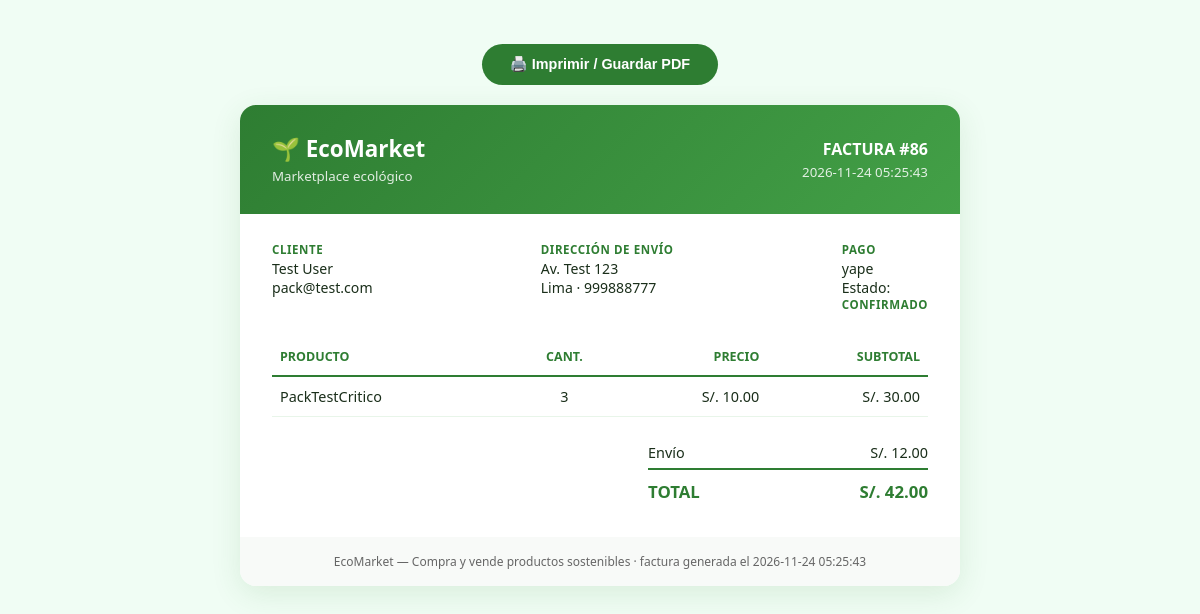
/factura/86 (signed in), run on the app's committed database.
### tables this page shows
CREATE TABLE pedidos (
            id INTEGER PRIMARY KEY AUTOINCREMENT,
            usuario_id INTEGER,
            nombre TEXT NOT NULL,
            email TEXT NOT NULL,
            direccion TEXT NOT NULL,
            total REAL NOT NULL,
            estado TEXT DEFAULT 'confirmado',
            metodo_pago TEXT DEFAULT '',
            created_at TIMESTAMP DEFAULT CURRENT_TIMESTAMP, lat REAL, lon REAL, ciudad TEXT DEFAULT "", telefono TEXT DEFAULT "", envio REAL DEFAULT 0, descuento REAL DEFAULT 0, regalo_mensaje TEXT DEFAULT "", token_rastreo TEXT DEFAULT "",
            FOREIGN KEY (usuario_id) REFERENCES usuarios(id) ON DELETE SET NULL
        );

CREATE TABLE pedido_items (
            id INTEGER PRIMARY KEY AUTOINCREMENT,
            pedido_id INTEGER NOT NULL,
            producto_id INTEGER,
            nombre TEXT NOT NULL,
            precio REAL NOT NULL,
            cantidad INTEGER DEFAULT 1,
            FOREIGN KEY (pedido_id) REFERENCES pedidos(id) ON DELETE CASCADE
        );

### app.py (the view)
@app.route('/factura/<int:pedido_id>')
@login_required
def factura_pedido(pedido_id):
    conn = get_db()
    p = conn.execute('SELECT * FROM pedidos WHERE id=? AND usuario_id=?',
                     (pedido_id, session['usuario_id'])).fetchone()
    if not p:
        conn.close()
        flash('Pedido no encontrado.', 'danger')
        return redirect(url_for('perfil'))
    items = conn.execute('SELECT nombre, cantidad, precio FROM pedido_items WHERE pedido_id=?',
                         (pedido_id,)).fetchall()
    u = conn.execute('SELECT nombre FROM usuarios WHERE id=?', (session['usuario_id'],)).fetchone()
    conn.close()
    return render_template('factura.html', pedido=dict(p), items=[dict(i) for i in items],
                           usuario=dict(u) if u else {})

### app.py (called while the page is built)
@app.context_processor
def inject_globals():
    no_leidas = 0
    if session.get('usuario_id'):
        try:
            conn = get_db()
            no_leidas = conn.execute(
                'SELECT COUNT(*) FROM notificaciones WHERE usuario_id = ? AND leida = 0',
                (session['usuario_id'],)
            ).fetchone()[0]
            conn.close()
        except Exception:
            pass
    return {
        'google_client_id': os.environ.get('GOOGLE_CLIENT_ID', ''),
        'SITIO_NOMBRE': 'EcoMarket',
        'ANIO_ACTUAL': datetime.now().year,
        'notificaciones_no_leidas': no_leidas,
    }

@app.after_request
def set_security_headers(resp):
    resp.headers['X-Content-Type-Options'] = 'nosniff'
    resp.headers['X-Frame-Options'] = 'SAMEORIGIN'
    resp.headers['Referrer-Policy'] = 'strict-origin-when-cross-origin'
    return resp

@app.context_processor
def inject_csrf_token():
    def csrf_token():
        if '_csrf_token' not in session:
            session['_csrf_token'] = secrets.token_hex(32)
        return session['_csrf_token']
    return {'csrf_token': csrf_token}

@app.before_request
def csrf_protect():
    if request.method == 'POST' and request.form:
        token = session.get('_csrf_token', '')
        sent = request.form.get('csrf_token', '')
        if not token or not sent or not hmac.compare_digest(token, sent):
            flash('Error de seguridad (CSRF). Vuelve a intentarlo.', 'danger')
            return redirect(request.referrer or url_for('index'))

@app.before_request
def modo_mantenimiento():
    if request.endpoint in (None, 'static'):
        return None
    path = request.path
    if path.startswith(('/static/', '/api/health')) or path in ('/login', '/logout', '/admin', '/mantenimiento'):
        return None
    try:
        conn = get_db()
        row = conn.execute("SELECT valor FROM ajustes WHERE clave='mantenimiento'").fetchone()
        conn.close()
        if row and row['valor'] == '1' and session.get('rol') != 'admin':
            if request.method == 'GET':
                return render_template('mantenimiento.html'), 503
            return jsonify({'error': 'Modo mantenimiento'}), 503
    except sqlite3.Error:
        pass
    return None

def get_db():
    conn = sqlite3.connect(DB_PATH)
    conn.row_factory = sqlite3.Row
    conn.execute("PRAGMA foreign_keys = ON")
    conn.execute("PRAGMA journal_mode=WAL")
    conn.execute("PRAGMA cache_size=-8000")
    return conn

### templates/factura.html (shortened to what this page needs)
<!DOCTYPE html>
<html lang="es">
<head>
</head>
<body>
<div class="acciones">
  <button class="btn" onclick="window.print()">🖨️ Imprimir / Guardar PDF</button>
</div>
<div class="factura">
  <div class="header">
    <div>
      <h1>🌱 EcoMarket</h1>
      <small>Marketplace ecológico</small>
    </div>
    <div style="text-align:right">
      <strong>FACTURA #{{ pedido.id }}</strong><br>
      <small>{{ pedido.created_at }}</small>
    </div>
  </div>
  <div class="body">
    <div class="meta">
      <div><strong>Cliente</strong>{{ pedido.nombre or usuario.nombre or '—' }}<br>{{ pedido.email or '' }}</div>
      <div><strong>Dirección de envío</strong>{{ pedido.direccion or '—' }}<br>{{ pedido.ciudad or '' }}{% if pedido.telefono %} · {{ pedido.telefono }}{% endif %}</div>
      <div><strong>Pago</strong>{{ pedido.metodo_pago or '—' }}<br>Estado: <strong>{{ pedido.estado or 'confirmado' }}</strong></div>
    </div>
    <table>
      <thead><tr><th>Producto</th><th style="text-align:center">Cant.</th><th style="text-align:right">Precio</th><th style="text-align:right">Subtotal</th></tr></thead>
      <tbody>
      {% for i in items %}
        <tr><td>{{ i.nombre }}</td><td style="text-align:center">{{ i.cantidad }}</td><td style="text-align:right">S/. {{ '%.2f'|format(i.precio) }}</td><td style="text-align:right">S/. {{ '%.2f'|format(i.precio * i.cantidad) }}</td></tr>
      {% endfor %}
      </tbody>
    </table>
    <div class="totales">
      {% if pedido.envio %}<div><span>Envío</span><span>S/. {{ '%.2f'|format(pedido.envio) }}</span></div>{% endif %}
      <div class="final"><span>TOTAL</span><span>S/. {{ '%.2f'|format(pedido.total) }}</span></div>
    </div>
  </div>
  <div class="footer">EcoMarket — Compra y vende productos sostenibles · factura generada el {{ pedido.created_at }}</div>
</div>
</body>
</html>

### templates/factura.html (style rules this page uses)
* { margin:0; padding:0; box-sizing:border-box; }
body { font-family:'Poppins',system-ui,sans-serif; background:#f0fdf4; color:#1a2e1a; padding:24px; }
.factura { max-width:720px; margin:0 auto; background:#fff; border-radius:16px; box-shadow:0 8px 30px rgba(46,125,50,.12); overflow:hidden; }
.header { background:linear-gradient(135deg,#2e7d32,#43a047); color:#fff; padding:28px 32px; display:flex; justify-content:space-between; align-items:center; }
.header h1 { font-size:1.4rem; }
.header small { opacity:.85 }
.body { padding:28px 32px; }
.meta { display:flex; justify-content:space-between; flex-wrap:wrap; gap:16px; margin-bottom:24px; font-size:.88rem; }
.meta div strong { display:block; color:#2e7d32; font-size:.72rem; text-transform:uppercase; letter-spacing:.05em; margin-bottom:2px; }
table { width:100%; border-collapse:collapse; font-size:.9rem; }
th { text-align:left; padding:10px 8px; border-bottom:2px solid #2e7d32; color:#2e7d32; font-size:.78rem; text-transform:uppercase; }
td { padding:10px 8px; border-bottom:1px solid #e8f5e9; }
.totales { margin-top:20px; margin-left:auto; width:280px; font-size:.9rem; }
.totales div { display:flex; justify-content:space-between; padding:6px 0; }
.totales .final { border-top:2px solid #2e7d32; font-weight:800; font-size:1.05rem; color:#2e7d32; padding-top:10px; }
.footer { padding:16px 32px; background:#f8faf8; font-size:.75rem; color:#666; text-align:center; }
.acciones { text-align:center; margin:20px 0; }
.btn { background:#2e7d32; color:#fff; border:none; padding:12px 28px; border-radius:999px; font-size:.9rem; font-weight:600; cursor:pointer; text-decoration:none; display:inline-block; }

### data on the page
pedidos: id "86", created_at "2026-11-24 05:25:43", nombre "Test User", email "pack@test.com", direccion "Av. Test 123", ciudad "Lima", telefono "999888777", metodo_pago "yape", estado "CONFIRMADO", envio "12.00", total "42.00"
pedido_items: nombre "PackTestCritico", cantidad "3", precio "10.00", i.precio*i.cantidad "30.00"
